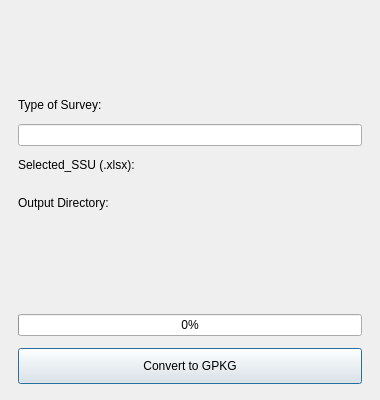
<?xml version="1.0" encoding="UTF-8"?>
<ui version="4.0">
 <class>Dialog</class>
 <widget class="QDialog" name="Dialog">
  <property name="geometry">
   <rect>
    <x>0</x>
    <y>0</y>
    <width>380</width>
    <height>400</height>
   </rect>
  </property>
  <property name="minimumSize">
   <size>
    <width>360</width>
    <height>380</height>
   </size>
  </property>
  <property name="windowTitle">
   <string>GeoFASU_Mod - Convert Excel to GPKG</string>
  </property>
  <layout class="QVBoxLayout" name="mainLayout">
   <property name="spacing">
    <number>12</number>
   </property>
   <property name="leftMargin">
    <number>18</number>
   </property>
   <property name="topMargin">
    <number>16</number>
   </property>
   <property name="rightMargin">
    <number>18</number>
   </property>
   <property name="bottomMargin">
    <number>16</number>
   </property>
   <item>
    <widget class="QLabel" name="iconLabel">
     <property name="minimumSize">
      <size>
       <width>0</width>
       <height>70</height>
      </size>
     </property>
     <property name="maximumSize">
      <size>
       <width>16777215</width>
       <height>85</height>
      </size>
     </property>
     <property name="text">
      <string/>
     </property>
     <property name="pixmap">
      <pixmap>icons/logo.png</pixmap>
     </property>
     <property name="scaledContents">
      <bool>false</bool>
     </property>
     <property name="alignment">
      <set>Qt::AlignCenter</set>
     </property>
    </widget>
   </item>
   <item>
    <widget class="QLabel" name="label_2">
     <property name="text">
      <string>Type of Survey:</string>
     </property>
    </widget>
   </item>
   <item>
    <widget class="QLineEdit" name="typeofS"/>
   </item>
   <item>
    <widget class="QLabel" name="label_3">
     <property name="text">
      <string>Selected_SSU (.xlsx):</string>
     </property>
    </widget>
   </item>
   <item>
    <widget class="QgsFileWidget" name="csvFileWidget"/>
   </item>
   <item>
    <widget class="QLabel" name="label_4">
     <property name="text">
      <string>Output Directory:</string>
     </property>
    </widget>
   </item>
   <item>
    <widget class="QgsFileWidget" name="outputDirWidget">
     <property name="storageMode">
      <enum>QgsFileWidget::GetDirectory</enum>
     </property>
    </widget>
   </item>
   <item>
    <spacer name="verticalSpacer">
     <property name="orientation">
      <enum>Qt::Vertical</enum>
     </property>
     <property name="sizeHint" stdset="0">
      <size>
       <width>20</width>
       <height>8</height>
      </size>
     </property>
    </spacer>
   </item>
   <item>
    <widget class="QProgressBar" name="progressBar">
     <property name="value">
      <number>0</number>
     </property>
     <property name="alignment">
      <set>Qt::AlignCenter</set>
     </property>
    </widget>
   </item>
   <item>
    <widget class="QPushButton" name="runButton">
     <property name="minimumSize">
      <size>
       <width>0</width>
       <height>36</height>
      </size>
     </property>
     <property name="cursor">
      <cursorShape>PointingHandCursor</cursorShape>
     </property>
     <property name="text">
      <string>Convert to GPKG</string>
     </property>
    </widget>
   </item>
  </layout>
 </widget>
 <customwidgets>
  <customwidget>
   <class>QgsFileWidget</class>
   <extends>QWidget</extends>
   <header>qgsfilewidget.h</header>
  </customwidget>
 </customwidgets>
 <resources/>
 <connections/>
</ui>
